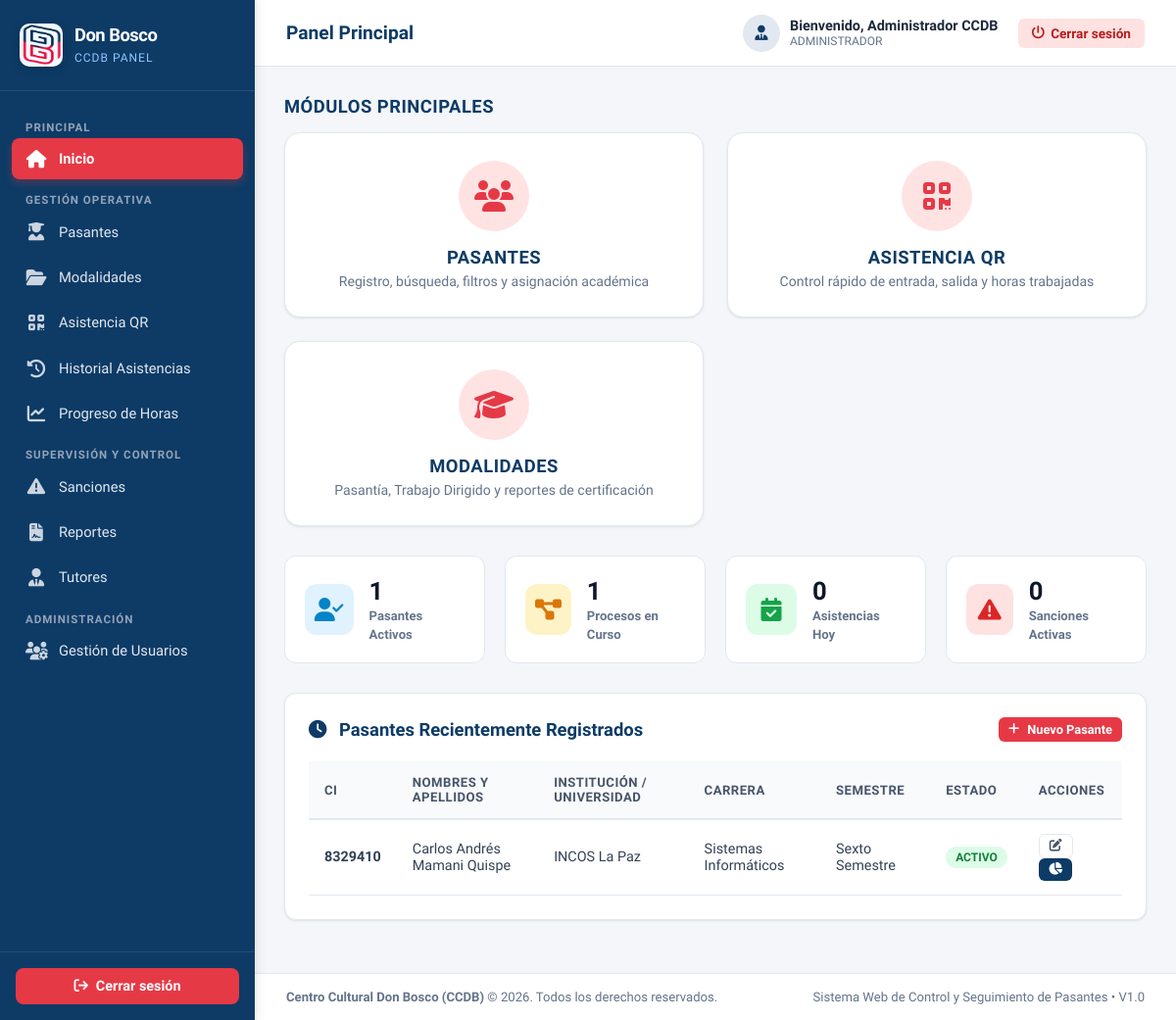
/index.php (signed in), run on the app's committed database.
### tables this page shows
CREATE TABLE IF NOT EXISTS pasantes (
    id_pasante INT UNSIGNED AUTO_INCREMENT PRIMARY KEY,
    id_usuario INT UNSIGNED NULL,
    id_universidad INT UNSIGNED NOT NULL,
    id_carrera INT UNSIGNED NOT NULL,
    ci VARCHAR(30) NOT NULL UNIQUE,
    nombres VARCHAR(100) NOT NULL,
    apellidos VARCHAR(100) NOT NULL,
    correo VARCHAR(150),
    telefono VARCHAR(30),
    semestre VARCHAR(50),
    fecha_nacimiento DATE NULL,
    direccion TEXT NULL,
    foto VARCHAR(255) NULL,
    estado VARCHAR(30) NOT NULL DEFAULT 'ACTIVO',
    fecha_registro DATETIME NOT NULL DEFAULT CURRENT_TIMESTAMP,
    CONSTRAINT fk_pasantes_usuario
        FOREIGN KEY (id_usuario)
        REFERENCES usuarios(id_usuario)
        ON UPDATE CASCADE
        ON DELETE SET NULL,
    CONSTRAINT fk_pasantes_universidad
        FOREIGN KEY (id_universidad)
        REFERENCES instituciones(id_institucion)
        ON UPDATE CASCADE
        ON DELETE RESTRICT,
    CONSTRAINT fk_pasantes_carrera
        FOREIGN KEY (id_carrera)
        REFERENCES carreras(id_carrera)
        ON UPDATE CASCADE
        ON DELETE RESTRICT
);

CREATE TABLE IF NOT EXISTS instituciones (
    id_institucion INT UNSIGNED AUTO_INCREMENT PRIMARY KEY,
    id_tipo_institucion INT UNSIGNED NOT NULL,
    nombre VARCHAR(150) NOT NULL UNIQUE,
    nit VARCHAR(30),
    direccion VARCHAR(255),
    telefono VARCHAR(30),
    correo VARCHAR(150),
    estado TINYINT(1) NOT NULL DEFAULT 1,
    fecha_registro DATETIME NOT NULL DEFAULT CURRENT_TIMESTAMP,
    CONSTRAINT fk_instituciones_tipo
        FOREIGN KEY (id_tipo_institucion)
        REFERENCES tipos_institucion(id_tipo_institucion)
        ON UPDATE CASCADE
        ON DELETE RESTRICT
);

CREATE TABLE IF NOT EXISTS carreras (
    id_carrera INT UNSIGNED AUTO_INCREMENT PRIMARY KEY,
    id_universidad INT UNSIGNED NOT NULL,
    nombre VARCHAR(150) NOT NULL,
    estado TINYINT(1) NOT NULL DEFAULT 1,
    fecha_registro DATETIME NOT NULL DEFAULT CURRENT_TIMESTAMP,
    CONSTRAINT uq_carrera_universidad
        UNIQUE (id_universidad, nombre),
    CONSTRAINT fk_carreras_universidad
        FOREIGN KEY (id_universidad)
        REFERENCES instituciones(id_institucion)
        ON UPDATE CASCADE
        ON DELETE RESTRICT
);

### config/auth.php (called while the page is built, shortened)
<?php
class Auth {
    public static function check() {
        if (isset($_SESSION['user_id']) && !empty($_SESSION['user_id'])) {
            return true;
        }
        return self::restoreFromCookie();
    }
    public static function isPasante() {
        return self::check() && in_array(($_SESSION['user_role_name'] ?? ''),
            ['PASANTE', 'TRABAJO DIRIGIDO', 'PROYECTO DE GRADO'], true);
    }
}

### index.php (the view, shortened to what this page needs)
<?php
require_once __DIR__ . '/config/auth.php';
$db = Database::getConnection();
try {
    $totalPasantes = $db->query("SELECT COUNT(*) FROM pasantes WHERE estado = 'ACTIVO'")->fetchColumn();
    $totalProcesos = $db->query("SELECT COUNT(*) FROM procesos WHERE estado = 'EN_CURSO'")->fetchColumn();
    $totalAsistenciasHoy = $db->query("SELECT COUNT(*) FROM asistencias WHERE fecha = CURDATE()")->fetchColumn();
    $totalSanciones = $db->query("SELECT COUNT(*) FROM sanciones WHERE estado = 'ACTIVA'")->fetchColumn();
} catch (Exception $e) {
    $totalPasantes = 0;
    $totalProcesos = 0;
    $totalAsistenciasHoy = 0;
    $totalSanciones = 0;
}
$esPasante = Auth::isPasante();
$miPanel = null;
$stmtUltimos = $db->query("SELECT p.*, i.nombre AS institucion, c.nombre AS carrera
                           FROM pasantes p
                           INNER JOIN instituciones i ON p.id_universidad = i.id_institucion
                           INNER JOIN carreras c ON p.id_carrera = c.id_carrera
                           ORDER BY p.id_pasante DESC LIMIT 5");
$ultimosPasantes = $stmtUltimos->fetchAll();
require_once __DIR__ . '/includes/header.php';
require_once __DIR__ . '/includes/sidebar.php';
?>
<div class="main-wrapper">
    <?php require_once __DIR__ . '/includes/navbar.php'; ?>
    <main class="content-body">
        <?php if ($esPasante): ?>
        <h2 style="font-size: 1.15rem; font-weight: 800; color: var(--primary-blue); margin-bottom: 16px; text-transform: uppercase; letter-spacing: 0.5px;">
            Mi Panel
        </h2>
        <div class="stats-grid">
            <div class="stat-box">
                <div class="stat-icon" style="background:#e0f2fe; color:#0284c7;">
                    <i class="fa-solid fa-graduation-cap"></i>
                </div>
                <div class="stat-data">
                    <h4 style="font-size: 1rem;"><?= htmlspecialchars($miPanel['proceso']['modalidad'] ?? 'Sin proceso') ?></h4>
                    <span>Mi modalidad</span>
                </div>
            </div>
            <div class="stat-box">
                <div class="stat-icon" style="background:#dcfce7; color:#16a34a;">
                    <i class="fa-solid fa-clock"></i>
                </div>
                <div class="stat-data">
                    <h4><?= htmlspecialchars($miPanel['horas']['horas_acumuladas'] ?? '0') ?> hrs</h4>
                    <span>Mis horas acumuladas</span>
                </div>
            </div>
            <div class="stat-box">
                <div class="stat-icon" style="background:#fef3c7; color:#d97706;">
                    <i class="fa-solid fa-calendar-check"></i>
                </div>
                <div class="stat-data">
                    <h4 style="font-size: 1rem;">
                        <?= !empty($miPanel['hoy']['hora_entrada']) ? htmlspecialchars($miPanel['hoy']['hora_entrada'] . ($miPanel['hoy']['hora_salida'] ? ' - ' . $miPanel['hoy']['hora_salida'] : ' (en jornada)')) : 'Sin marcar hoy' ?>
                    </h4>
                    <span>Mi marcación de hoy</span>
                </div>
            </div>
            <div class="stat-box">
                <div class="stat-icon" style="background:#ede9fe; color:#7c3aad;">
                    <i class="fa-solid fa-user-tie"></i>
                </div>
                <div class="stat-data">
                    <h4 style="font-size: 1rem;"><?= htmlspecialchars($miPanel['proceso']['tutor'] ?? 'Sin tutor') ?></h4>
                    <span>Mi tutor</span>
                </div>
            </div>
        </div>
        <div class="action-grid">
            <a href="views/asistencias/historial.php" class="action-card">
                <div class="action-icon-circle">
                    <i class="fa-solid fa-clock-rotate-left"></i>
                </div>
                <h3>MIS ASISTENCIAS</h3>
                <p>Entradas, salidas y horas trabajadas</p>
            </a>
            <a href="views/asistencias/progreso_horas.php" class="action-card">
                <div class="action-icon-circle">
                    <i class="fa-solid fa-chart-line"></i>
                </div>
                <h3>MI PROGRESO</h3>
                <p>Avance hacia mis horas reglamentarias</p>
            </a>
        </div>
        <?php else: ?>
        <h2 style="font-size: 1.15rem; font-weight: 800; color: var(--primary-blue); margin-bottom: 16px; text-transform: uppercase; letter-spacing: 0.5px;">
            Módulos Principales
        </h2>
        <div class="action-grid">
            <a href="views/pasantes/index.php" class="action-card">
                <div class="action-icon-circle">
                    <i class="fa-solid fa-users"></i>
                </div>
                <h3>PASANTES</h3>
                <p>Registro, búsqueda, filtros y asignación académica</p>
            </a>
            <a href="views/asistencias/registrar_qr.php" class="action-card">
                <div class="action-icon-circle">
                    <i class="fa-solid fa-qrcode"></i>
                </div>
                <h3>ASISTENCIA QR</h3>
                <p>Control rápido de entrada, salida y horas trabajadas</p>
            </a>
            <a href="views/modalidades/index.php" class="action-card">
                <div class="action-icon-circle">
                    <i class="fa-solid fa-graduation-cap"></i>
                </div>
                <h3>MODALIDADES</h3>
                <p>Pasantía, Trabajo Dirigido y reportes de certificación</p>
            </a>
        </div>
        <div class="stats-grid">
            <div class="stat-box">
                <div class="stat-icon" style="background:#e0f2fe; color:#0284c7;">
                    <i class="fa-solid fa-user-check"></i>
                </div>
                <div class="stat-data">
                    <h4><?= (int)$totalPasantes ?></h4>
                    <span>Pasantes Activos</span>
                </div>
            </div>
            <div class="stat-box">
                <div class="stat-icon" style="background:#fef3c7; color:#d97706;">
                    <i class="fa-solid fa-diagram-project"></i>
                </div>
                <div class="stat-data">
                    <h4><?= (int)$totalProcesos ?></h4>
                    <span>Procesos en Curso</span>
                </div>
            </div>
            <div class="stat-box">
                <div class="stat-icon" style="background:#dcfce7; color:#16a34a;">
                    <i class="fa-solid fa-calendar-check"></i>
                </div>
                <div class="stat-data">
                    <h4><?= (int)$totalAsistenciasHoy ?></h4>
                    <span>Asistencias Hoy</span>
                </div>
            </div>
            <div class="stat-box">
                <div class="stat-icon" style="background:#fee2e2; color:#dc2626;">
                    <i class="fa-solid fa-triangle-exclamation"></i>
                </div>
                <div class="stat-data">
                    <h4><?= (int)$totalSanciones ?></h4>
                    <span>Sanciones Activas</span>
                </div>
            </div>
        </div>
        <div class="card">
            <div class="card-header-flex">
                <h3 class="card-title">
                    <i class="fa-solid fa-clock" style="margin-right: 8px; color: var(--primary-blue);"></i>
                    Pasantes Recientemente Registrados
                </h3>
                <a href="views/pasantes/nuevo.php" class="btn btn-danger btn-sm">
                    <i class="fa-solid fa-plus"></i> Nuevo Pasante
                </a>
            </div>
            <div class="table-responsive">
                <table class="table-custom">
                    <thead>
                        <tr>
                            <th>CI</th>
                            <th>Nombres y Apellidos</th>
                            <th>Institución / Universidad</th>
                            <th>Carrera</th>
                            <th>Semestre</th>
                            <th>Estado</th>
                            <th>Acciones</th>
                        </tr>
                    </thead>
                    <tbody>
                        <?php if (empty($ultimosPasantes)): ?>
                            <tr>
                                <td colspan="7" style="text-align: center; color: var(--text-muted); padding: 30px;">
                                    No hay pasantes registrados aún.
                                </td>
                            </tr>
                        <?php else: ?>
                            <?php foreach ($ultimosPasantes as $p): ?>
                                <tr>
                                    <td><strong><?= htmlspecialchars($p['ci']) ?></strong></td>
                                    <td><?= htmlspecialchars($p['nombres'] . ' ' . $p['apellidos']) ?></td>
                                    <td><?= htmlspecialchars($p['institucion']) ?></td>
                                    <td><?= htmlspecialchars($p['carrera']) ?></td>
                                    <td><?= htmlspecialchars($p['semestre'] ?? 'N/D') ?></td>
                                    <td>
                                        <?php if ($p['estado'] === 'ACTIVO'): ?>
                                            <span class="badge badge-success">Activo</span>
                                        <?php elseif ($p['estado'] === 'CONCLUIDO'): ?>
                                            <span class="badge badge-info">Concluido</span>
                                        <?php else: ?>
                                            <span class="badge badge-secondary"><?= htmlspecialchars($p['estado']) ?></span>
                                        <?php endif; ?>
                                    </td>
                                    <td>
                                        <a href="views/pasantes/editar.php?id=<?= $p['id_pasante'] ?>" class="btn btn-outline btn-sm" title="Editar">
                                            <i class="fa-solid fa-pen-to-square"></i>
                                        </a>
                                        <a href="views/asistencias/progreso_horas.php" class="btn btn-primary btn-sm" title="Ver Progreso">
                                            <i class="fa-solid fa-chart-pie"></i>
                                        </a>
                                    </td>
                                </tr>
                            <?php endforeach; ?>
                        <?php endif; ?>
                    </tbody>
                </table>
            </div>
        </div>
        <?php endif; ?>
    </main>
    <?php require_once __DIR__ . '/includes/footer.php'; ?>

### data on the page
pasantes: ci "8329410", nombres+apellidos "Carlos Andrés Mamani Quispe", id_universidad.nombre "INCOS La Paz", id_carrera.nombre "Sistemas Informáticos", semestre "Sexto Semestre", estado "ACTIVO"

### other printed values
$pageTitle "Panel Principal"
$currentUser['nombre'] "Administrador CCDB"
$currentUser['rol_name'] "ADMINISTRADOR"
$totalPasantes "1"
$totalProcesos "1"
$totalAsistenciasHoy "0"
$totalSanciones "0"
